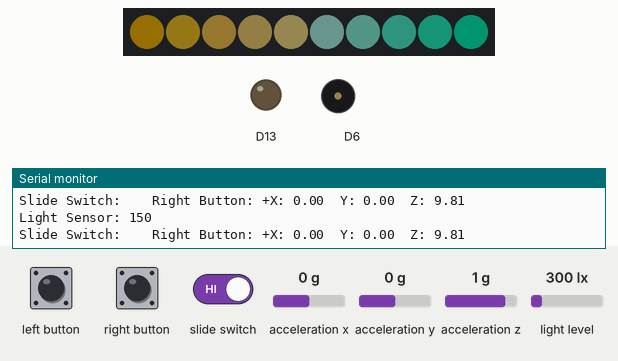
Recording of a sketch running on a simulated Adafruit Circuit Playground Express. Parts: 10 RGB LEDs in strip order, left to right, output pins drawn as LEDs (lit = HIGH), buzzer (waves = sounding), the last lines printed to the serial monitor. The inputs (shaded band) are chosen by the test bench; at power-on: acceleration x 0 g, acceleration y 0 g, acceleration z 1 g, light level 300 lx. Dim RGB values are drawn brighter than linear.

Above: at 1.2 s.
1.3 s: left button pressed for 0.25 s
At 1.7 s:
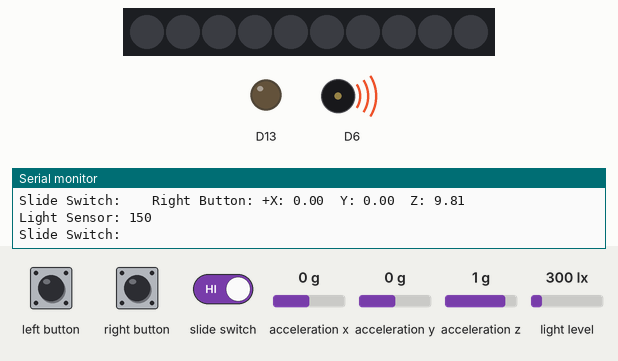
4.1 s: right button pressed for 3.2 s
At 4.7 s:
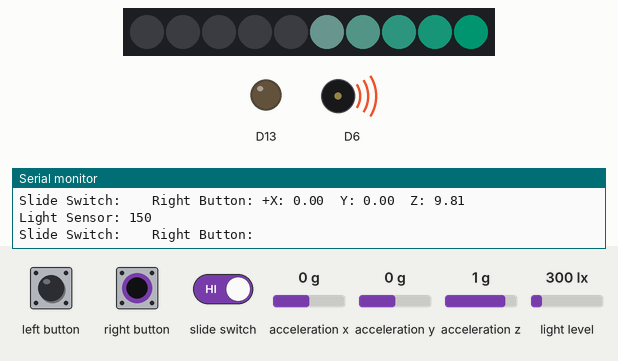
8.8 s: left button pressed for 3.2 s
At 10.01 s:
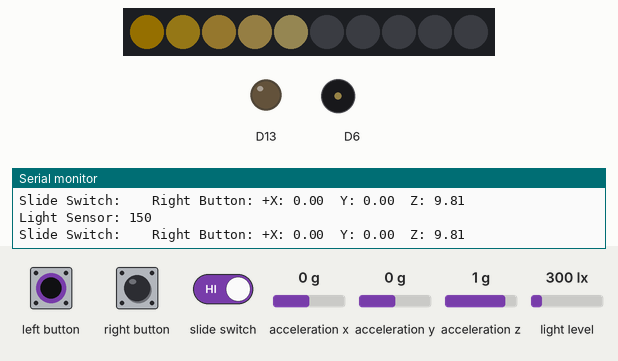
13.5 s: left button driven HIGH and slide switch driven LOW
At 14.0 s:
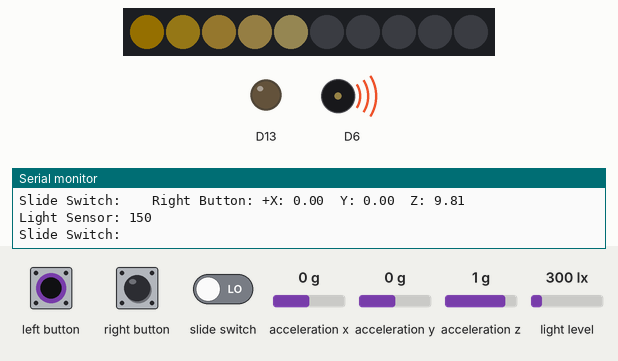
16.5 s: left button set LOW
At 17.1 s:
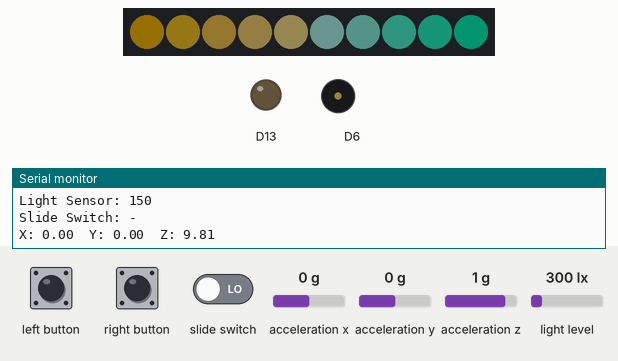
18.0 s: right button pressed for 0.25 s
At 19.12 s:
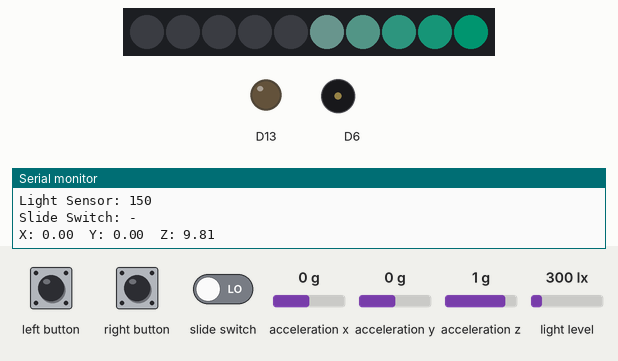
Timing chart, 0 to 21.0 s (numbered marks = the images above; inputs shaded):
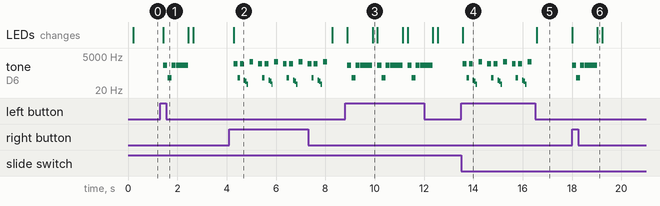

Measured:
- after the input at 1.3 s, tone on D6: plays 1150 Hz for 0.17 s, 150 Hz for 0.17 s, 1150 Hz for 0.17 s, 1150 Hz for 0.50 s, starting after 0.13 s; the LEDs: change after 0.13 s (image 1)
- after the input at 4.1 s, tone on D6: silent → 1450 Hz after 0.19 s, then repeats every 1.0 s: 150 Hz 0.10 s, 1450 Hz 0.16 s, 100 Hz 0.06 s, 80 Hz 0.06 s, 50 Hz 0.06 s, silent 0.05 s, 2000 Hz 0.15 s, silent 0.20 s, 1450 Hz 0.16 s; the LEDs: change after 0.19 s (image 2)
- after the input at 8.8 s, tone on D6: silent → 1150 Hz after 0.10 s, then repeats every 1.2 s: silent 0.01 s, 150 Hz 0.17 s, 1150 Hz 0.17 s, silent 0.02 s, 1150 Hz 0.50 s, silent 0.20 s, 1150 Hz 0.17 s; the LEDs: first change after 0.10 s (image 3 shows a later state)
- after the input at 13.5 s, tone on D6: silent → 1450 Hz after 0.08 s, then repeats every 1.0 s: 150 Hz 0.10 s, 1450 Hz 0.16 s, 100 Hz 0.06 s, 80 Hz 0.06 s, 50 Hz 0.06 s, silent 0.05 s, 2000 Hz 0.15 s, silent 0.20 s, 1450 Hz 0.16 s; the LEDs: change after 0.08 s (image 4)
- after the input at 16.5 s, tone on D6: stops changing and stays silent; the LEDs: change after 0.07 s (image 5)
- after the input at 18.0 s, tone on D6: plays 1150 Hz for 0.17 s, 150 Hz for 0.17 s, 1150 Hz for 0.17 s, 1150 Hz for 0.50 s, starting at once; the LEDs: first change at once (image 6 shows a later state)

The sketch:

First_try.ino
```cpp
#include <Adafruit_CircuitPlayground.h>


int value;
bool slideSwitch;


bool leftButtonPressed;
bool rightButtonPressed;
float X, Y, Z;


void setup() {
 Serial.begin(9600);
 CircuitPlayground.begin();
}


void loop() {


 X = CircuitPlayground.motionX();
 Y = CircuitPlayground.motionY();
 Z = CircuitPlayground.motionZ();


 Serial.print("X: ");
 Serial.print(X);
 Serial.print("  Y: ");
 Serial.print(Y);
 Serial.print("  Z: ");
 Serial.println(Z);


 delay(100);
   //CircuitPlayground.playTone(1150, 165);
   //CircuitPlayground.playTone(550, 160);
    // CircuitPlayground.playTone(1450, 155);
     //  CircuitPlayground.playTone(150, 150);

 delay(100);


 CircuitPlayground.clearPixels();


 // //CircuitPlayground.setPixelColor(0, 0xFFB900);
 // CircuitPlayground.setPixelColor(1, 0xFFC52A);
 // CircuitPlayground.setPixelColor(2, 0xFFCF4F);
 // CircuitPlayground.setPixelColor(3, 0xFFD76E);
 // CircuitPlayground.setPixelColor(4, 0xFFDF88);
  // CircuitPlayground.setPixelColor(5, 0xb3ffeb);
 // CircuitPlayground.setPixelColor(6, 0x8bffe0);
 // CircuitPlayground.setPixelColor(7, 0x4cffd0);
 // CircuitPlayground.setPixelColor(8, 0x2effc8);
 // CircuitPlayground.setPixelColor(9, 0x00FFBD);


 value = CircuitPlayground.lightSensor();
  Serial.print("Light Sensor: ");
 Serial.println(value);


 // leftButtonPressed = CircuitPlayground.leftButton();
 // rightButtonPressed = CircuitPlayground.rightButton();
  // Serial.print("Left Button: ");
 // if (leftButtonPressed) {
 //   CircuitPlayground.playTone(1150, 165);
 //   delay(10);
 //    CircuitPlayground.playTone(150, 165);
 //     CircuitPlayground.playTone(1150, 165);
 //     delay(15);
 //      CircuitPlayground.playTone(1150, 165);
 //       CircuitPlayground.playTone(1150, 165);
 //        CircuitPlayground.playTone(1150, 165);
 // } else {
 // CircuitPlayground.setPixelColor(5, 0xb3ffeb);
 // CircuitPlayground.setPixelColor(6, 0x8bffe0);
 // CircuitPlayground.setPixelColor(7, 0x4cffd0);
 // CircuitPlayground.setPixelColor(8, 0x2effc8);
 // CircuitPlayground.setPixelColor(9, 0x00FFBD);
 // }
 // Serial.print("   Right Button: ");
 // if (rightButtonPressed) {
 //   CircuitPlayground.playTone(1450, 155);
 //   CircuitPlayground.playTone(150, 100);
 //   CircuitPlayground.playTone(1450, 155);
 //   CircuitPlayground.playTone(100, 60);
 //   CircuitPlayground.playTone(80, 60);
 //   CircuitPlayground.playTone(50, 60);
 //   delay(50);
 //   CircuitPlayground.playTone(2000, 155);


 // } else {
 // CircuitPlayground.setPixelColor(0, 0xFFB900);
 // CircuitPlayground.setPixelColor(1, 0xFFC52A);
 // CircuitPlayground.setPixelColor(2, 0xFFCF4F);
 // CircuitPlayground.setPixelColor(3, 0xFFD76E);
 // CircuitPlayground.setPixelColor(4, 0xFFDF88);


   slideSwitch = CircuitPlayground.slideSwitch();
     leftButtonPressed = CircuitPlayground.leftButton();
 rightButtonPressed = CircuitPlayground.rightButton();
 Serial.print("Slide Switch: ");
 if (slideSwitch) {
 if (leftButtonPressed) {
   CircuitPlayground.playTone(1150, 165);
   delay(10);
    CircuitPlayground.playTone(150, 165);
     CircuitPlayground.playTone(1150, 165);
     delay(15);
      CircuitPlayground.playTone(1150, 165);
       CircuitPlayground.playTone(1150, 165);
        CircuitPlayground.playTone(1150, 165);
 } else {
 CircuitPlayground.setPixelColor(5, 0xb3ffeb);
 CircuitPlayground.setPixelColor(6, 0x8bffe0);
 CircuitPlayground.setPixelColor(7, 0x4cffd0);
 CircuitPlayground.setPixelColor(8, 0x2effc8);
 CircuitPlayground.setPixelColor(9, 0x00FFBD);
 }
 Serial.print("   Right Button: ");
 if (rightButtonPressed) {
   CircuitPlayground.playTone(1450, 155);
   CircuitPlayground.playTone(150, 100);
   CircuitPlayground.playTone(1450, 155);
   CircuitPlayground.playTone(100, 60);
   CircuitPlayground.playTone(80, 60);
   CircuitPlayground.playTone(50, 60);
   delay(50);
   CircuitPlayground.playTone(2000, 155);


 }
 else {
 CircuitPlayground.setPixelColor(0, 0xFFB900);
 CircuitPlayground.setPixelColor(1, 0xFFC52A);
 CircuitPlayground.setPixelColor(2, 0xFFCF4F);
 CircuitPlayground.setPixelColor(3, 0xFFD76E);
 CircuitPlayground.setPixelColor(4, 0xFFDF88);
   Serial.print("+");
 }
 }else {
   if(rightButtonPressed){
         CircuitPlayground.playTone(1150, 165);
   delay(10);
    CircuitPlayground.playTone(150, 165);
     CircuitPlayground.playTone(1150, 165);
     delay(15);
      CircuitPlayground.playTone(1150, 165);
       CircuitPlayground.playTone(1150, 165);
        CircuitPlayground.playTone(1150, 165);
 }
 else {
CircuitPlayground.setPixelColor(0, 0xFFB900);
 CircuitPlayground.setPixelColor(1, 0xFFC52A);
 CircuitPlayground.setPixelColor(2, 0xFFCF4F);
 CircuitPlayground.setPixelColor(3, 0xFFD76E);
 CircuitPlayground.setPixelColor(4, 0xFFDF88);
 }
if(leftButtonPressed){
     CircuitPlayground.playTone(1450, 155);
   CircuitPlayground.playTone(150, 100);
   CircuitPlayground.playTone(1450, 155);
   CircuitPlayground.playTone(100, 60);
   CircuitPlayground.playTone(80, 60);
   CircuitPlayground.playTone(50, 60);
   delay(50);
   CircuitPlayground.playTone(2000, 155);
   }
else {
 CircuitPlayground.setPixelColor(5, 0xb3ffeb);
 CircuitPlayground.setPixelColor(6, 0x8bffe0);
 CircuitPlayground.setPixelColor(7, 0x4cffd0);
 CircuitPlayground.setPixelColor(8, 0x2effc8);
 CircuitPlayground.setPixelColor(9, 0x00FFBD);


   Serial.print("-");
 }
 Serial.println();
}
}
```
